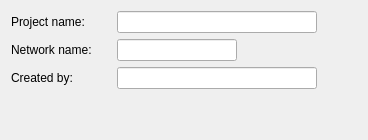
        <widget class="QWidget" name="generalTab">
         <attribute name="title">
          <string>General Info</string>
         </attribute>
         <layout class="QGridLayout" name="gridLayout_9">
          <item row="0" column="0">
           <layout class="QGridLayout" name="generalGridLayout">
            <item row="3" column="0">
             <layout class="QHBoxLayout" name="horizontalLayout_createdBy">
              <item>
               <widget class="QLabel" name="label_createdBy">
                <property name="sizePolicy">
                 <sizepolicy hsizetype="Fixed" vsizetype="Preferred">
                  <horstretch>0</horstretch>
                  <verstretch>0</verstretch>
                 </sizepolicy>
                </property>
                <property name="minimumSize">
                 <size>
                  <width>100</width>
                  <height>0</height>
                 </size>
                </property>
                <property name="maximumSize">
                 <size>
                  <width>130</width>
                  <height>16777215</height>
                 </size>
                </property>
                <property name="text">
                 <string>Created by:</string>
                </property>
               </widget>
              </item>
              <item>
               <widget class="QLineEdit" name="lineEdit_createdBy">
                <property name="minimumSize">
                 <size>
                  <width>200</width>
                  <height>0</height>
                 </size>
                </property>
                <property name="toolTip">
                 <string>&lt;html&gt;&lt;head/&gt;&lt;body&gt;&lt;p&gt;Enter your name or the name of the creator of the project in this textbox. This field helps to attribute ownership and acknowledge the individual or team responsible for developing or initiating the simulation. Providing accurate information in this field ensures proper recognition and facilitates collaboration or communication among users.&lt;/p&gt;&lt;/body&gt;&lt;/html&gt;</string>
                </property>
               </widget>
              </item>
              <item>
               <spacer name="horizontalSpacer_2">
                <property name="orientation">
                 <enum>Qt::Horizontal</enum>
                </property>
                <property name="sizeHint" stdset="0">
                 <size>
                  <width>40</width>
                  <height>20</height>
                 </size>
                </property>
               </spacer>
              </item>
             </layout>
            </item>
            <item row="0" column="0">
             <layout class="QHBoxLayout" name="horizontalLayout_projectName">
              <item>
               <widget class="QLabel" name="label_projectName">
                <property name="sizePolicy">
                 <sizepolicy hsizetype="Fixed" vsizetype="Preferred">
                  <horstretch>0</horstretch>
                  <verstretch>0</verstretch>
                 </sizepolicy>
                </property>
                <property name="minimumSize">
                 <size>
                  <width>100</width>
                  <height>0</height>
                 </size>
                </property>
                <property name="maximumSize">
                 <size>
                  <width>130</width>
                  <height>16777215</height>
                 </size>
                </property>
                <property name="text">
                 <string>Project name:</string>
                </property>
               </widget>
              </item>
              <item>
               <widget class="QLineEdit" name="lineEdit_projectName">
                <property name="minimumSize">
                 <size>
                  <width>200</width>
                  <height>0</height>
                 </size>
                </property>
                <property name="toolTip">
                 <string>&lt;html&gt;&lt;head/&gt;&lt;body&gt;&lt;p&gt;Enter the name of your project in this textbox. The project name helps you easily identify and distinguish your project from others. Be sure to choose a descriptive and concise name that accurately represents the purpose or subject of your project.&lt;/p&gt;&lt;/body&gt;&lt;/html&gt;</string>
                </property>
               </widget>
              </item>
              <item>
               <spacer name="horizontalSpacer">
                <property name="orientation">
                 <enum>Qt::Horizontal</enum>
                </property>
                <property name="sizeHint" stdset="0">
                 <size>
                  <width>40</width>
                  <height>20</height>
                 </size>
                </property>
               </spacer>
              </item>
             </layout>
            </item>
            <item row="5" column="0">
             <spacer name="verticalSpacer_2">
              <property name="orientation">
               <enum>Qt::Vertical</enum>
              </property>
              <property name="sizeType">
               <enum>QSizePolicy::Expanding</enum>
              </property>
              <property name="sizeHint" stdset="0">
               <size>
                <width>20</width>
                <height>40</height>
               </size>
              </property>
             </spacer>
            </item>
            <item row="1" column="0">
             <layout class="QHBoxLayout" name="horizontalLayout_19">
              <item>
               <widget class="QLabel" name="label_3">
                <property name="sizePolicy">
                 <sizepolicy hsizetype="Fixed" vsizetype="Preferred">
                  <horstretch>0</horstretch>
                  <verstretch>0</verstretch>
                 </sizepolicy>
                </property>
                <property name="minimumSize">
                 <size>
                  <width>100</width>
                  <height>0</height>
                 </size>
                </property>
                <property name="text">
                 <string>Network name:</string>
                </property>
               </widget>
              </item>
              <item>
               <widget class="QLineEdit" name="lineEdit_networkName">
                <property name="toolTip">
                 <string>&lt;html&gt;&lt;head/&gt;&lt;body&gt;&lt;p&gt;Enter the name of the train network or railway system associated with your simulation. This field allows you to provide a distinctive name to identify and differentiate various train networks within your simulator. Consider using a meaningful and recognizable name that reflects the actual railway system you are simulating.&lt;/p&gt;&lt;/body&gt;&lt;/html&gt;</string>
                </property>
               </widget>
              </item>
              <item>
               <spacer name="horizontalSpacer_10">
                <property name="orientation">
                 <enum>Qt::Horizontal</enum>
                </property>
                <property name="sizeHint" stdset="0">
                 <size>
                  <width>40</width>
                  <height>20</height>
                 </size>
                </property>
               </spacer>
              </item>
             </layout>
            </item>
           </layout>
          </item>
         </layout>
        </widget>
